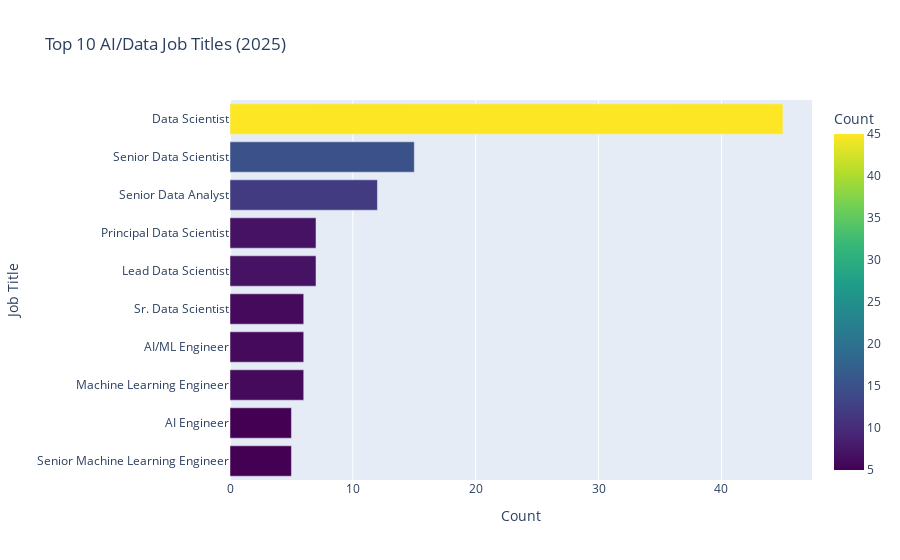

The notebook cell saved with this chart:
### Code cell
# 1️⃣ Top 10 Job Titles
top_jobs = df_clean["positionName"].value_counts().nlargest(10).reset_index()
top_jobs.columns = ["Job Title", "Count"]

fig = px.bar(top_jobs,
             x="Count",
             y="Job Title",
             orientation="h",
             title="Top 10 AI/Data Job Titles (2025)",
             color="Count",
             color_continuous_scale="Viridis")
fig.update_layout(yaxis=dict(autorange="reversed"))
fig.show()

### Figure 1 — Plotly figure (JSON) as saved in the notebook; plotly's stock layout.template omitted (floating-point values rounded to 4 significant figures)
{"data": [{"alignmentgroup": "True", "hovertemplate": "Count=%{marker.color}<br>Job Title=%{y}<extra></extra>", "legendgroup": "", "marker": {"color": [45, 15, 12, 7, 7, 6, 6, 6, 5, 5], "coloraxis": "coloraxis", "pattern": {"shape": ""}}, "name": "", "offsetgroup": "", "orientation": "h", "showlegend": false, "textposition": "auto", "type": "bar", "x": [45, 15, 12, 7, 7, 6, 6, 6, 5, 5], "xaxis": "x", "y": ["Data Scientist", "Senior Data Scientist", "Senior Data Analyst", "Principal Data Scientist", "Lead Data Scientist", "Sr. Data Scientist", "AI/ML Engineer", "Machine Learning Engineer", "AI Engineer", "Senior Machine Learning Engineer"], "yaxis": "y"}], "layout": {"autosize": true, "barmode": "relative", "coloraxis": {"colorbar": {"title": {"text": "Count"}}, "colorscale": [[0, "#440154"], [0.1111, "#482878"], [0.2222, "#3e4989"], [0.3333, "#31688e"], [0.4444, "#26828e"], [0.5556, "#1f9e89"], [0.6667, "#35b779"], [0.7778, "#6ece58"], [0.8889, "#b5de2b"], [1, "#fde725"]]}, "legend": {"tracegroupgap": 0}, "title": {"text": "Top 10 AI/Data Job Titles (2025)"}, "xaxis": {"anchor": "y", "autorange": true, "domain": [0, 1], "range": [0, 47.37], "title": {"text": "Count"}, "type": "linear"}, "yaxis": {"anchor": "x", "autorange": true, "domain": [0, 1], "range": [9.5, -0.5], "title": {"text": "Job Title"}, "type": "category"}}}
